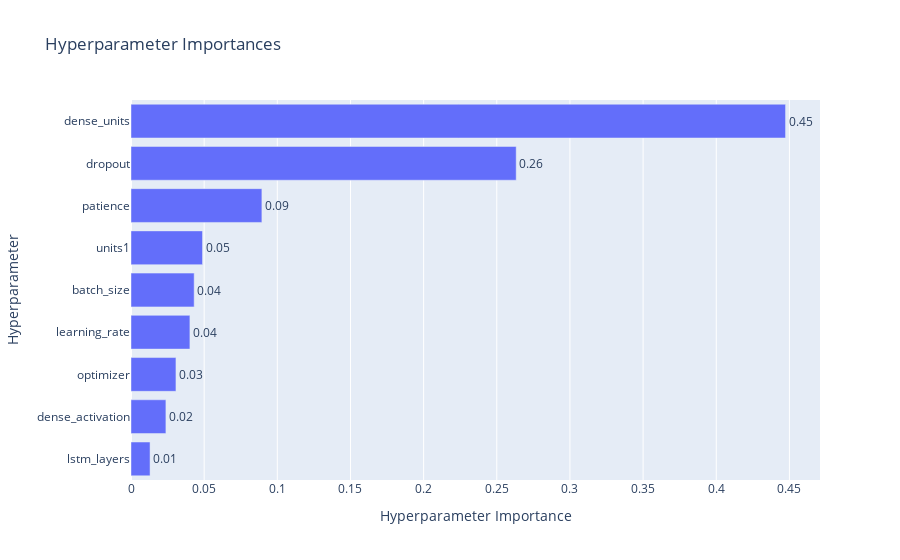
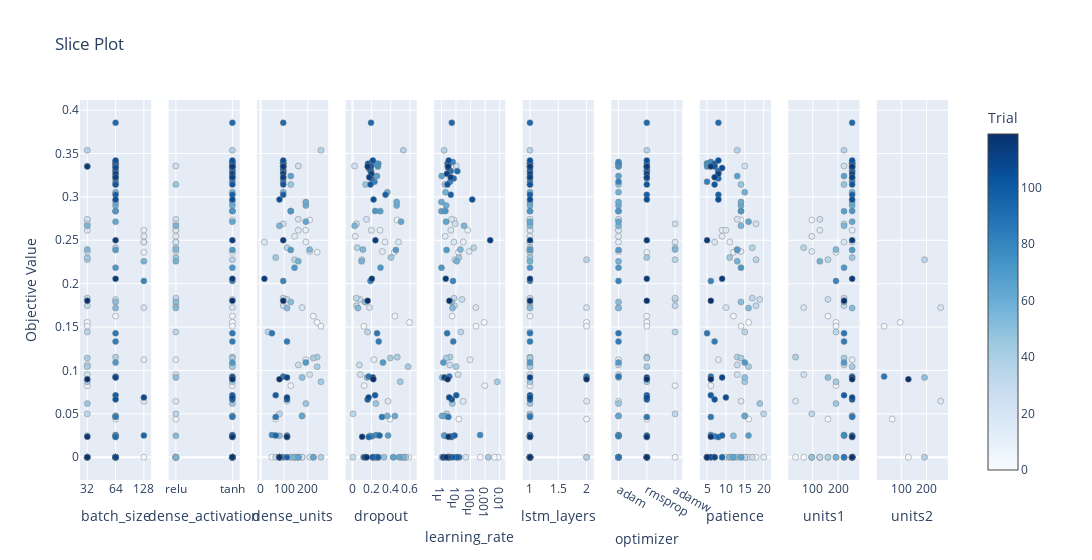

The notebook cell these images were saved under, in order:
### Code cell
# --- Celda Nueva: Análisis de Hiperparámetros ---
from optuna.visualization import plot_param_importances, plot_slice

# 1. Gráfico de Importancia de Hiperparámetros
# Muestra qué hiperparámetros tuvieron el mayor impacto en el score.
param_importances = plot_param_importances(study)
param_importances.show()

# 2. Gráfico de Corte (Slice Plot)
# Muestra cómo varía el score para cada valor de cada hiperparámetro.
# Es excelente para ver los "rangos buenos" de cada parámetro.
slice_plot = plot_slice(study)
slice_plot.show()
